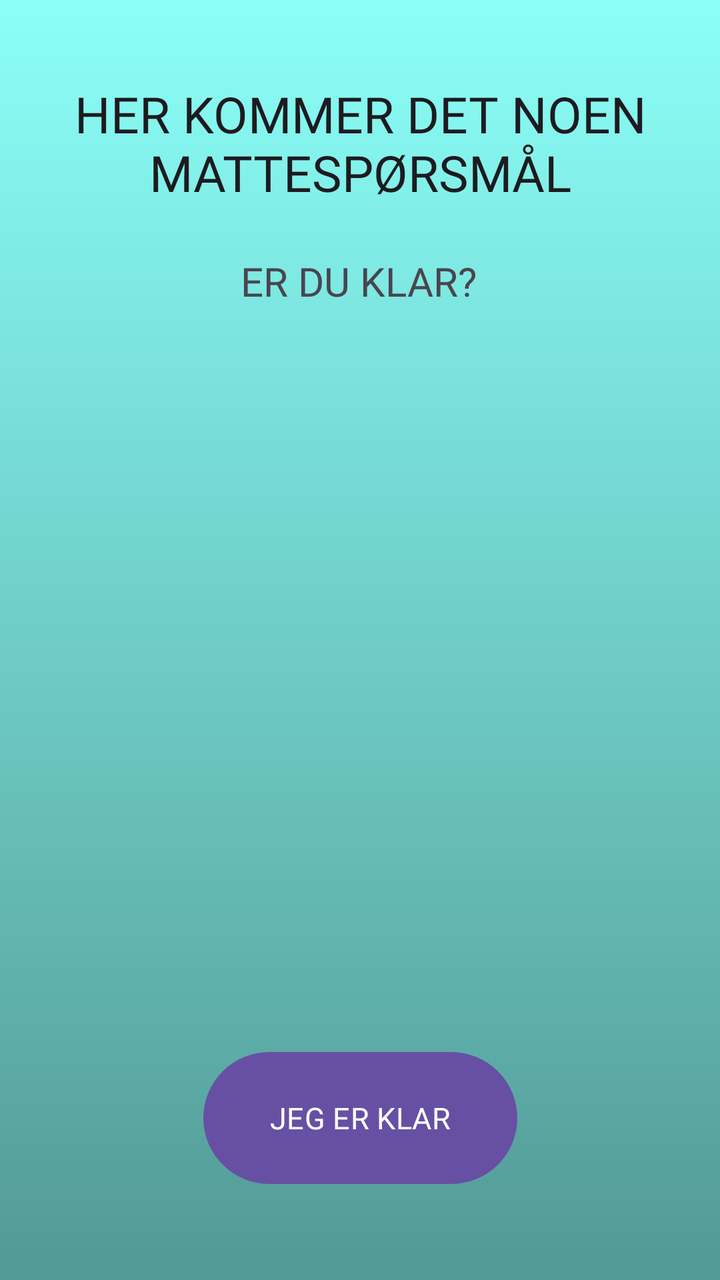
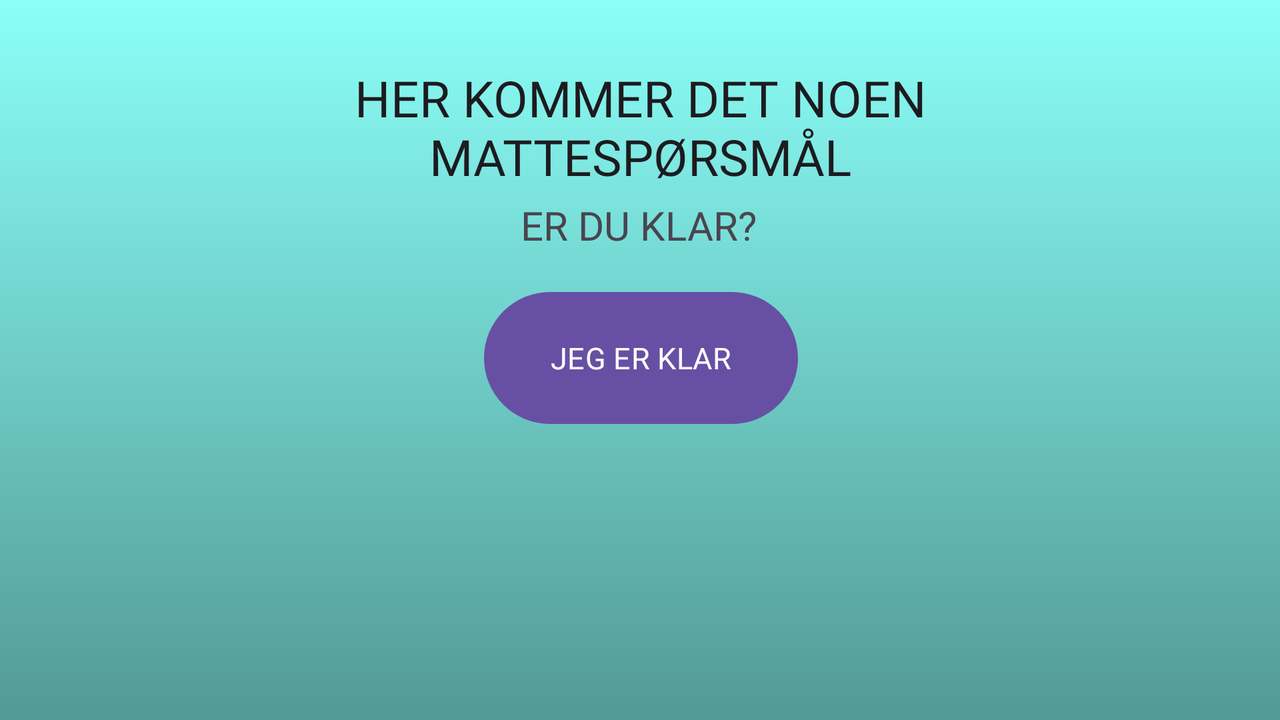

An Android layout and its configuration variant, each rendered on a device that would load it. The default file and the variant file are quoted in full after the pictures.
<!-- AndroidManifest.xml: application theme Theme.S375058Mappe1 -->
<!-- res/layout/start_spill.xml -->
<?xml version="1.0" encoding="utf-8"?>
<androidx.constraintlayout.widget.ConstraintLayout xmlns:android="http://schemas.android.com/apk/res/android"
    xmlns:app="http://schemas.android.com/apk/res-auto"
    android:layout_width="match_parent"
    android:layout_height="match_parent"
    android:background="@drawable/background_gradient_home"
    android:orientation="vertical">


    <TextView
        android:id="@+id/txtTittel"
        android:layout_width="359dp"
        android:layout_height="wrap_content"
        android:layout_marginTop="40dp"
        android:text="@string/startSpill_Tittel"
        android:textAlignment="center"
        android:textAppearance="@style/Title"
        app:layout_constraintEnd_toEndOf="parent"
        app:layout_constraintStart_toStartOf="parent"
        app:layout_constraintTop_toTopOf="parent" />

    <TextView
        android:id="@+id/txtTekst"
        android:layout_width="wrap_content"
        android:layout_height="wrap_content"
        android:layout_marginTop="24dp"
        android:text="@string/startSpill_klar"
        android:textSize="20sp"
        app:layout_constraintEnd_toEndOf="@+id/txtTittel"
        app:layout_constraintHorizontal_bias="0.496"
        app:layout_constraintStart_toStartOf="@+id/txtTittel"
        app:layout_constraintTop_toBottomOf="@+id/txtTittel" />


    <Button
        android:id="@+id/btnKlar"
        android:layout_width="157dp"
        android:layout_height="74dp"
        android:layout_marginTop="56dp"
        android:elevation="10dp"
        android:text="@string/startSpill_knapp"
        android:textSize="15sp"
        app:layout_constraintEnd_toEndOf="@+id/imageView4"
        app:layout_constraintStart_toStartOf="@+id/imageView4"
        app:layout_constraintTop_toBottomOf="@+id/imageView4" />

    <ImageView
        android:id="@+id/imageView4"
        android:layout_width="225dp"
        android:layout_height="304dp"

        android:layout_marginTop="8dp"
        app:layout_constraintEnd_toEndOf="@+id/txtTekst"
        app:layout_constraintHorizontal_bias="0.494"
        app:layout_constraintStart_toStartOf="@+id/txtTekst"
        app:layout_constraintTop_toBottomOf="@+id/txtTekst"
        app:srcCompat="@drawable/astronautstartspill" />


</androidx.constraintlayout.widget.ConstraintLayout>
<!-- resources referenced by this layout -->
<resources>
  <!-- drawable background_gradient_home (drawable) -->
  <?xml version="1.0" encoding="utf-8"?>
  <shape xmlns:android="http://schemas.android.com/apk/res/android">
      <gradient
          android:angle="90"
          android:startColor="#539995"
          android:endColor="#8BFFF8"
          android:type="linear" />
  </shape>
  <string name="startSpill_Tittel">HER KOMMER DET NOEN MATTESPØRSMÅL</string>
  <string name="startSpill_klar">ER DU KLAR?</string>
  <string name="startSpill_knapp">JEG ER KLAR</string>
  <style name="Title" parent="TextAppearance.AppCompat">
          <item name="android:textSize">25sp</item>
      </style>
  <style name="Theme.S375058Mappe1" parent="Base.Theme.S375058Mappe1">
          <item name="android:fontFamily">@font/jetbrains_mono</item>
      </style>
  <style name="Base.Theme.S375058Mappe1" parent="Theme.Material3.DayNight.NoActionBar">
          
          
      </style>
</resources>
<!-- res/layout-land/start_spill.xml (the repository's variant of the layout above) -->
<!-- drawn on the phone turned sideways -->
<?xml version="1.0" encoding="utf-8"?>
<androidx.constraintlayout.widget.ConstraintLayout xmlns:android="http://schemas.android.com/apk/res/android"
    xmlns:app="http://schemas.android.com/apk/res-auto"
    xmlns:tools="http://schemas.android.com/tools"
    android:layout_width="match_parent"
    android:layout_height="match_parent"
    android:background="@drawable/background_gradient_home"
    android:orientation="vertical">


    <TextView
        android:id="@+id/txtTittel"
        android:layout_width="359dp"
        android:layout_height="wrap_content"
        android:layout_marginTop="32dp"
        android:text="@string/startSpill_Tittel"
        android:textAlignment="center"
        android:textAppearance="@style/Title"
        app:layout_constraintEnd_toEndOf="parent"
        app:layout_constraintStart_toStartOf="parent"
        app:layout_constraintTop_toTopOf="parent" />

    <Button
        android:id="@+id/btnKlar"
        android:layout_width="157dp"
        android:layout_height="74dp"
        android:layout_marginTop="16dp"
        android:elevation="10dp"
        android:text="@string/startSpill_knapp"
        android:textSize="15sp"
        app:layout_constraintEnd_toEndOf="@+id/txtTekst"
        app:layout_constraintHorizontal_bias="0.478"
        app:layout_constraintStart_toStartOf="@+id/txtTekst"
        app:layout_constraintTop_toBottomOf="@+id/txtTekst" />

    <ImageView
        android:id="@+id/imageView4"
        android:layout_width="122dp"
        android:layout_height="136dp"
        android:layout_marginTop="4dp"
        app:layout_constraintEnd_toEndOf="@+id/btnKlar"
        app:layout_constraintHorizontal_bias="0.514"
        app:layout_constraintStart_toStartOf="@+id/btnKlar"
        app:layout_constraintTop_toBottomOf="@+id/btnKlar"
        app:srcCompat="@drawable/astronautstartspill" />

    <TextView
        android:id="@+id/txtTekst"
        android:layout_width="wrap_content"
        android:layout_height="wrap_content"
        android:layout_marginTop="4dp"
        android:text="@string/startSpill_klar"
        android:textSize="20sp"
        app:layout_constraintEnd_toEndOf="@+id/txtTittel"
        app:layout_constraintHorizontal_bias="0.497"
        app:layout_constraintStart_toStartOf="@+id/txtTittel"
        app:layout_constraintTop_toBottomOf="@+id/txtTittel" />


</androidx.constraintlayout.widget.ConstraintLayout>
